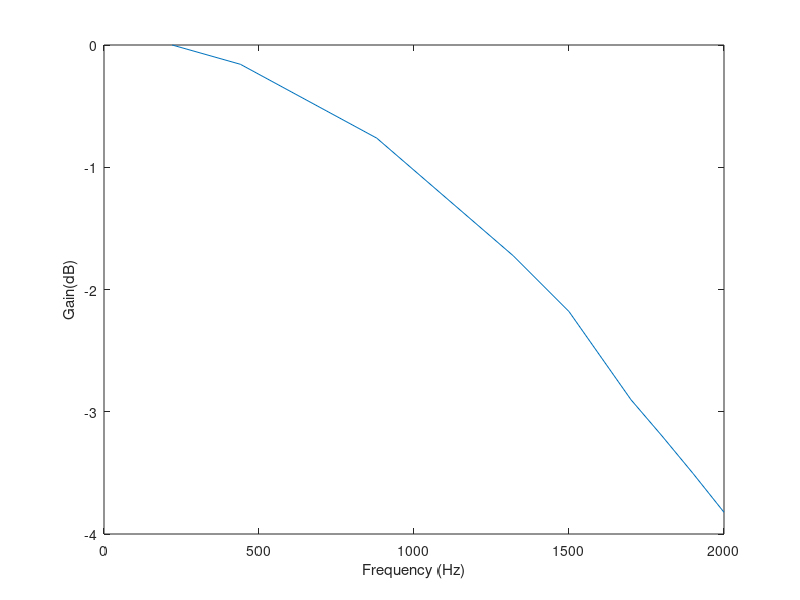

The MATLAB source for this figure:
% Reading values from the Bela oscilloscope
frequency = [220 440 880 1320 1500 1700 1800 1900 2000];
amplitude = [0.500 0.491 0.458 0.410 0.389 0.358 0.346 0.334 0.322];

% normalise gain
gain = (amplitude/0.5);

% plot gain vs frequency on a logarithmic Y axis
plot(frequency, 20*log10(gain));

% label axes
xlabel('Frequency (Hz)');
ylabel('Gain(dB)');

% show figure
shg





